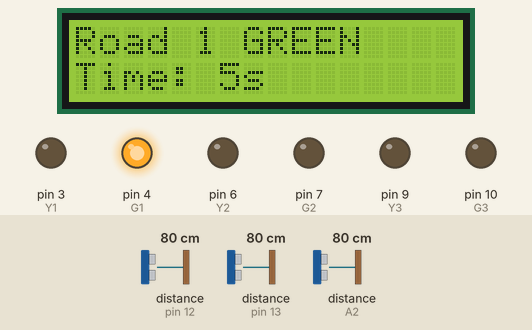
Simulated run of this sketch. Board: Arduino Mega 2560, built with avr-gcc and run on an emulated ATmega2560. On the bench: 16×2 character LCD, output pins drawn as LEDs (lit = HIGH). Wiring (inferred from the names in the program): 3 × ultrasonic range finder: trigger pin 11, echo pin 12 / trigger A0, echo A2 / trigger A3, echo pin 13. Inputs (shaded band) come from the test bench; at power-on: distance to the obstacle (sensors on pin 12, A2, pin 13) 80 cm. The echo pulse lasts 58.3 µs per cm; pins used as bus, display or sensor lines are not drawn; what the sketch prints to the serial monitor is not drawn.

Above: at 2.2 s.
2.3 s: distance to the obstacle (sensor on pin 12) set to 2 cm
At 8.1 s:
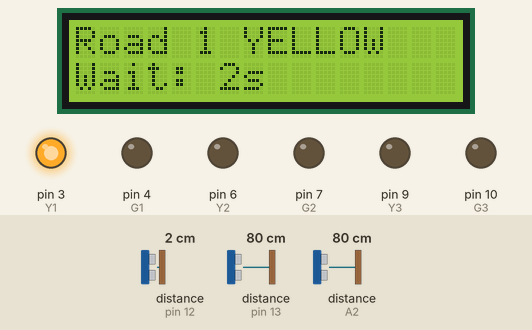
8.3 s: distance to the obstacle (sensor on A2) set to 2 cm
At 10.9 s:
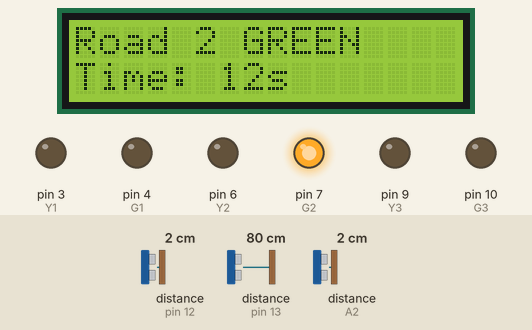
At 26.71 s:
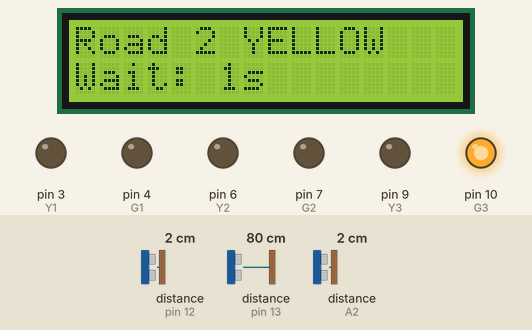
Timing chart, 0 to 26.9 s (numbered marks = the images above; inputs shaded):
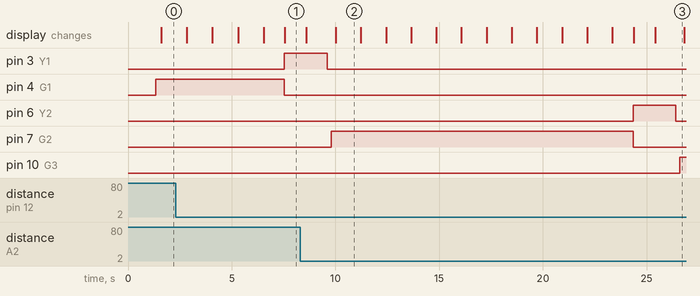

Measured:
- after the input at 8.3 s, pin 10 (G3): LOW → HIGH after 18.3 s instead of 10.0 s
- what the display in image 2 shows lasts 1.2 s, from 10.0 s to 11.2 s
- what the display in image 3 shows lasts 1.4 s, from 25.4 s to 26.8 s

The sketch:

congestion_aware_smart_traffic_signal.ino
```cpp
/*
  Project: Congestion-Aware Smart Traffic Signal
  Platform: Arduino (e.g., Arduino Mega / compatible board)
  Sensors: 3 x HC-SR04 ultrasonic sensors
  Display: 16x2 I2C LCD
  Language: Arduino C++

  Description:
  Each road has one ultrasonic sensor. If a vehicle is detected within
  CAR_DISTANCE, that road receives GREEN_CAR seconds of green time.
  Otherwise, it receives GREEN_NO_CAR seconds.

  The controller serves roads in a fixed round-robin order:
  Road 1 -> Road 2 -> Road 3 -> repeat.

  Important:
  This is an educational prototype, not a certified traffic-control system.
  Do not connect it to real road traffic signals.
*/

#include <Wire.h>
#include <LiquidCrystal_I2C.h>

// LCD configuration: I2C address 0x27, 16 columns, 2 rows.
// Some LCD modules use address 0x3F instead.
LiquidCrystal_I2C lcd(0x27, 16, 2);

// -----------------------------------------------------------------------------
// TRAFFIC LIGHT LED PINS
// Each road has one red, one yellow, and one green LED.
// -----------------------------------------------------------------------------

// Road 1
const byte R1 = 2;
const byte Y1 = 3;
const byte G1 = 4;

// Road 2
const byte R2 = 5;
const byte Y2 = 6;
const byte G2 = 7;

// Road 3
const byte R3 = 8;
const byte Y3 = 9;
const byte G3 = 10;

// -----------------------------------------------------------------------------
// ULTRASONIC SENSOR PINS
// TRIG pins send the measurement pulse; ECHO pins receive the reflected pulse.
// -----------------------------------------------------------------------------

// Road 1 sensor
const byte TRIG1 = A3;
const byte ECHO1 = 13;

// Road 2 sensor
const byte TRIG2 = A0;
const byte ECHO2 = A2;

// Road 3 sensor
const byte TRIG3 = 11;
const byte ECHO3 = 12;

// -----------------------------------------------------------------------------
// TIMING AND DETECTION SETTINGS
// -----------------------------------------------------------------------------

const int GREEN_CAR = 12;       // Green duration when a vehicle is detected
const int GREEN_NO_CAR = 5;     // Green duration when no vehicle is detected
const int YELLOW_TIME = 2;      // Yellow transition duration
const int CAR_DISTANCE = 10;    // Vehicle detection threshold in centimetres

const byte SENSOR_READINGS = 5; // Number of readings used for averaging
const unsigned long ECHO_TIMEOUT = 15000UL; // pulseIn timeout in microseconds

// Store the latest measured distances (centimetres).
long d1 = 999;
long d2 = 999;
long d3 = 999;

// The first road to receive a green signal.
byte currentLane = 1;

// -----------------------------------------------------------------------------
// FUNCTION: getDistance()
// Takes several ultrasonic readings and returns their average distance.
//
// A timeout or missing echo is represented as 999 cm. This value is treated
// as "no vehicle detected" by the detection function.
// -----------------------------------------------------------------------------

long getDistance(byte trigPin, byte echoPin) {
  long totalDistance = 0;

  for (byte i = 0; i < SENSOR_READINGS; i++) {
    // Ensure the trigger pin starts LOW.
    digitalWrite(trigPin, LOW);
    delayMicroseconds(2);

    // Send a 10-microsecond trigger pulse.
    digitalWrite(trigPin, HIGH);
    delayMicroseconds(10);
    digitalWrite(trigPin, LOW);

    // Measure how long the ECHO pin stays HIGH.
    unsigned long duration = pulseIn(echoPin, HIGH, ECHO_TIMEOUT);

    long distance;

    if (duration == 0) {
      // No valid echo was received before the timeout.
      distance = 999;
    } else {
      // Distance = (time x speed of sound) / 2.
      // Divide by 2 because the sound travels to the object and back.
      distance = (long)(duration * 0.034 / 2.0);
    }

    totalDistance += distance;
    delay(10);
  }

  return totalDistance / SENSOR_READINGS;
}

// -----------------------------------------------------------------------------
// FUNCTION: updateSensors()
// Reads all three sensors and updates the global distance variables.
// -----------------------------------------------------------------------------

void updateSensors() {
  d1 = getDistance(TRIG1, ECHO1);
  d2 = getDistance(TRIG2, ECHO2);
  d3 = getDistance(TRIG3, ECHO3);
}

// -----------------------------------------------------------------------------
// FUNCTION: carDetected()
// Returns true if the measured distance is within the vehicle threshold.
// -----------------------------------------------------------------------------

bool carDetected(long distance) {
  return (distance > 0 && distance <= CAR_DISTANCE);
}

// -----------------------------------------------------------------------------
// FUNCTION: getGreenTime()
// Selects the green duration according to vehicle detection.
// -----------------------------------------------------------------------------

int getGreenTime(long distance) {
  if (carDetected(distance)) {
    return GREEN_CAR;
  }

  return GREEN_NO_CAR;
}

// -----------------------------------------------------------------------------
// FUNCTION: allRed()
// Sets all roads to RED and switches OFF every yellow and green LED.
// This is used before changing the active green signal.
// -----------------------------------------------------------------------------

void allRed() {
  // Turn ON all red LEDs.
  digitalWrite(R1, HIGH);
  digitalWrite(R2, HIGH);
  digitalWrite(R3, HIGH);

  // Turn OFF all green LEDs.
  digitalWrite(G1, LOW);
  digitalWrite(G2, LOW);
  digitalWrite(G3, LOW);

  // Turn OFF all yellow LEDs.
  digitalWrite(Y1, LOW);
  digitalWrite(Y2, LOW);
  digitalWrite(Y3, LOW);
}

// -----------------------------------------------------------------------------
// FUNCTION: runGreen()
// Activates the green signal for the selected road for the given duration.
// The LCD displays the road number and remaining time.
// Sensor readings are refreshed during the countdown for monitoring.
// -----------------------------------------------------------------------------

void runGreen(byte lane, int seconds) {
  // Reset the signals before enabling the selected road.
  allRed();
  delay(10);

  // Turn OFF the selected road's red LED and turn ON its green LED.
  if (lane == 1) {
    digitalWrite(R1, LOW);
    digitalWrite(G1, HIGH);
  } else if (lane == 2) {
    digitalWrite(R2, LOW);
    digitalWrite(G2, HIGH);
  } else if (lane == 3) {
    digitalWrite(R3, LOW);
    digitalWrite(G3, HIGH);
  } else {
    // Invalid road number: keep the system in the all-red state.
    return;
  }

  // Report the reason for the selected green duration.
  Serial.print("Road ");
  Serial.print(lane);

  if (seconds == GREEN_CAR) {
    Serial.println(" GREEN - Vehicle detected (12s)");
  } else {
    Serial.println(" GREEN - No vehicle detected (5s)");
  }

  // Update the LCD once per second until the green period ends.
  for (int remaining = seconds; remaining > 0; remaining--) {
    updateSensors();

    lcd.setCursor(0, 0);
    lcd.print("Road ");
    lcd.print(lane);
    lcd.print(" GREEN   ");

    lcd.setCursor(0, 1);
    lcd.print("Time: ");
    lcd.print(remaining);
    lcd.print("s       ");

    // Print the latest sensor readings to the Serial Monitor.
    Serial.print("D1: ");
    Serial.print(d1);
    Serial.print(" cm | D2: ");
    Serial.print(d2);
    Serial.print(" cm | D3: ");
    Serial.print(d3);
    Serial.print(" cm | Time: ");
    Serial.print(remaining);
    Serial.println("s");

    delay(1000);
  }
}

// -----------------------------------------------------------------------------
// FUNCTION: runYellow()
// Switches the selected road to YELLOW for the transition period.
// The other two roads remain RED.
// -----------------------------------------------------------------------------

void runYellow(byte lane) {
  // Switch OFF all green and yellow LEDs before setting the transition state.
  digitalWrite(G1, LOW);
  digitalWrite(G2, LOW);
  digitalWrite(G3, LOW);

  digitalWrite(Y1, LOW);
  digitalWrite(Y2, LOW);
  digitalWrite(Y3, LOW);

  // Keep the selected road's red LED OFF and activate its yellow LED.
  // The other roads remain red.
  if (lane == 1) {
    digitalWrite(R1, LOW);
    digitalWrite(R2, HIGH);
    digitalWrite(R3, HIGH);
    digitalWrite(Y1, HIGH);
  } else if (lane == 2) {
    digitalWrite(R2, LOW);
    digitalWrite(R1, HIGH);
    digitalWrite(R3, HIGH);
    digitalWrite(Y2, HIGH);
  } else if (lane == 3) {
    digitalWrite(R3, LOW);
    digitalWrite(R1, HIGH);
    digitalWrite(R2, HIGH);
    digitalWrite(Y3, HIGH);
  } else {
    allRed();
    return;
  }

  Serial.print("Road ");
  Serial.print(lane);
  Serial.println(" YELLOW (2s)");

  // Display the yellow countdown.
  for (int remaining = YELLOW_TIME; remaining > 0; remaining--) {
    lcd.setCursor(0, 0);
    lcd.print("Road ");
    lcd.print(lane);
    lcd.print(" YELLOW  ");

    lcd.setCursor(0, 1);
    lcd.print("Wait: ");
    lcd.print(remaining);
    lcd.print("s       ");

    Serial.print("Yellow remaining: ");
    Serial.print(remaining);
    Serial.println("s");

    delay(1000);
  }

  // Turn OFF all yellow LEDs after the transition.
  digitalWrite(Y1, LOW);
  digitalWrite(Y2, LOW);
  digitalWrite(Y3, LOW);

  // Return to the all-red state before the next road is served.
  allRed();
}

// -----------------------------------------------------------------------------
// FUNCTION: setup()
// Initializes the LCD, LED pins, sensor pins, and Serial Monitor.
// The system starts with all roads RED.
// -----------------------------------------------------------------------------

void setup() {
  lcd.init();
  lcd.backlight();

  // Configure all traffic light LED pins as outputs.
  pinMode(R1, OUTPUT);
  pinMode(Y1, OUTPUT);
  pinMode(G1, OUTPUT);

  pinMode(R2, OUTPUT);
  pinMode(Y2, OUTPUT);
  pinMode(G2, OUTPUT);

  pinMode(R3, OUTPUT);
  pinMode(Y3, OUTPUT);
  pinMode(G3, OUTPUT);

  // Configure ultrasonic sensor trigger pins as outputs
  // and echo pins as inputs.
  pinMode(TRIG1, OUTPUT);
  pinMode(ECHO1, INPUT);

  pinMode(TRIG2, OUTPUT);
  pinMode(ECHO2, INPUT);

  pinMode(TRIG3, OUTPUT);
  pinMode(ECHO3, INPUT);

  // Start serial communication for debugging and monitoring.
  Serial.begin(9600);
  Serial.println("SMART TRAFFIC SYSTEM READY");

  // Initialize the LCD message and safe starting signal state.
  lcd.setCursor(0, 0);
  lcd.print("Smart Traffic");
  lcd.setCursor(0, 1);
  lcd.print("System Ready");

  allRed();
  delay(1000);
}

// -----------------------------------------------------------------------------
// FUNCTION: loop()
// Repeatedly measures traffic, selects green durations, and serves roads
// in round-robin order: Road 1 -> Road 2 -> Road 3 -> repeat.
// -----------------------------------------------------------------------------

void loop() {
  // Read the traffic conditions before starting the next road's turn.
  updateSensors();

  // Print the current distance measurements.
  Serial.print("ROAD 1: ");
  Serial.print(d1);
  Serial.print(" cm | ROAD 2: ");
  Serial.print(d2);
  Serial.print(" cm | ROAD 3: ");
  Serial.print(d3);
  Serial.println(" cm");

  // Calculate the green duration for each road from its latest reading.
  int t1 = getGreenTime(d1);
  int t2 = getGreenTime(d2);
  int t3 = getGreenTime(d3);

  // Serve one road, show yellow, and move to the next road.
  if (currentLane == 1) {
    runGreen(1, t1);
    runYellow(1);
    currentLane = 2;
  } else if (currentLane == 2) {
    runGreen(2, t2);
    runYellow(2);
    currentLane = 3;
  } else { // currentLane == 3
    runGreen(3, t3);
    runYellow(3);
    currentLane = 1;
  }
}
```
